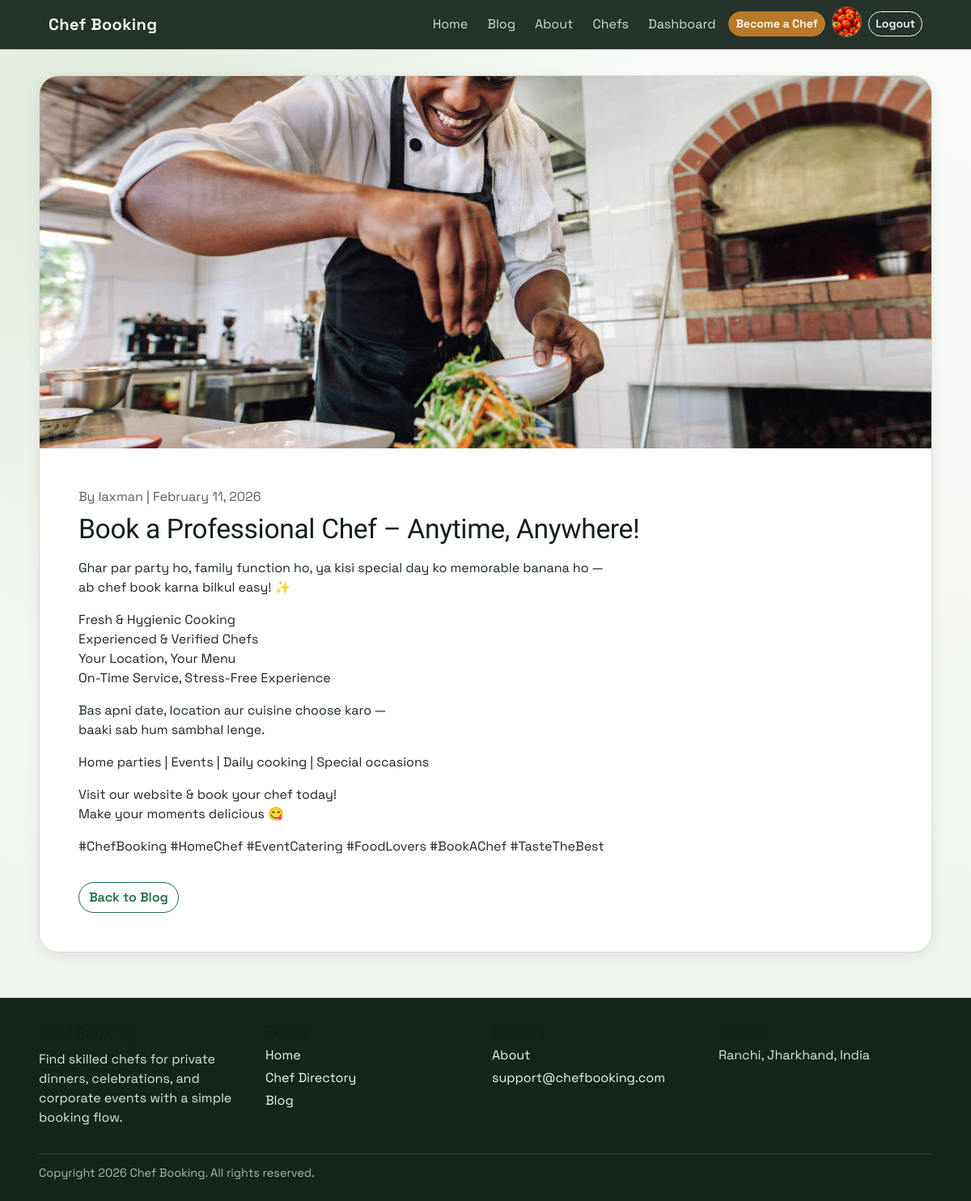
Page /3/ (signed in) on the committed database.
### accounts/models.py (models this page shows, shortened)
class Profile(models.Model):
    user = models.OneToOneField(settings.AUTH_USER_MODEL, on_delete=models.CASCADE)
    name = models.CharField(max_length=100)
    email = models.EmailField()
    mobile_number = models.CharField(max_length=15, blank=True, null=True)
    location = models.CharField(max_length=255, blank=True)
    education = models.CharField(max_length=255, blank=True)
    experience = models.IntegerField(default=0)
    speciality = models.TextField(blank=True)
    bio = models.TextField(blank=True)
    dishes = models.CharField(max_length=255, default="Not specified")
    profile_image = models.ImageField(upload_to=user_directory_path, blank=True, null=True)

### booking/models.py (models this page shows, shortened)
class BlogPost(models.Model):
    title = models.CharField(max_length=200)
    image = models.ImageField(upload_to="blog_images/")
    content = models.TextField()
    author = models.ForeignKey(User, on_delete=models.CASCADE)
    created_at = models.DateTimeField(auto_now_add=True)
    is_published = models.BooleanField(default=True, db_index=True)

### booking/views.py (the view)
# urls.py: path('<int:pk>/', booking_views.blog_detail, name='blog_detail'),
def blog_detail(request, pk):
    post = get_object_or_404(
        BlogPost.objects.select_related("author").filter(is_published=True),
        pk=pk,
    )
    return render(request, "booking/blog_detail.html", {"post": post})

### booking/context_processors.py (called while the page is built)
def chef_context(request):
    chef = None
    profile = None
    is_admin_user = False
    if request.user.is_authenticated:
        chef = Chef.objects.filter(user=request.user).first()
        profile = getattr(request.user, "profile", None)
        is_admin_user = request.user.is_superuser
    return {"chef": chef, "user_profile": profile, "is_admin_user": is_admin_user}

### booking/templates/booking/blog_detail.html (shortened to what this page needs)
{% extends "base.html" %}
{% load static %}
{% block content %}
<article class="page-card overflow-hidden">
  {% if post.image %}
  <img src="{{ post.image.url }}" alt="{{ post.title }}" style="width:100%; max-height:460px; object-fit:cover;" decoding="async" />
  {% else %}
  <img src="{% static 'images/default.webp' %}" alt="Blog image" style="width:100%; max-height:380px; object-fit:cover;" decoding="async" />
  {% endif %}
  <div class="p-4 p-lg-5">
    <p class="text-muted mb-2">By {{ post.author.username }} | {{ post.created_at|date:"F d, Y" }}</p>
    <h1 class="section-title">{{ post.title }}</h1>
    <div class="mt-3">{{ post.content|linebreaks }}</div>
    <a href="{% url 'blog_list' %}" class="btn btn-outline-primary mt-3">Back to Blog</a>
  </div>
</article>
{% endblock %}

### templates/base.html (shortened to what this page needs)
{% load static %}
<!DOCTYPE html>
<html lang="en">
  <head>
    <link href="https://cdn.jsdelivr.net/npm/bootstrap@5.3.3/dist/css/bootstrap.min.css" rel="stylesheet" />
    <link href="{% static 'css/site.css' %}" rel="stylesheet" />
  </head>
  <body>
    <div class="site-shell">
      <nav class="navbar navbar-expand-lg navbar-dark top-nav">
        <div class="container-fluid" style="width:min(1120px, 92vw);">
          <a class="navbar-brand" href="{% url 'home' %}">Chef Booking</a>
          <div class="d-none d-lg-flex ms-auto">
            <ul class="navbar-nav ms-auto align-items-center gap-2">
              <li class="nav-item">
                <a class="nav-link {% if request.resolver_match.url_name == 'home' %}active{% endif %}" href="{% url 'home' %}">Home</a>
              </li>
              <li class="nav-item">
                <a class="nav-link {% if request.resolver_match.url_name == 'blog_list' %}active{% endif %}" href="{% url 'blog_list' %}">Blog</a>
              </li>
              <li class="nav-item">
                <a class="nav-link {% if request.resolver_match.url_name == 'about' %}active{% endif %}" href="{% url 'about' %}">About</a>
              </li>
              {% if user.is_authenticated %}
              <li class="nav-item">
                <a class="nav-link {% if request.resolver_match.url_name == 'chef_list' %}active{% endif %}" href="{% url 'chef_list' %}">Chefs</a>
              </li>
              <li class="nav-item">
                <a class="nav-link {% if request.resolver_match.url_name == 'dashboard' %}active{% endif %}" href="{% url 'dashboard' %}">Dashboard</a>
              </li>
              {% if not chef %}
              <li class="nav-item">
                <a class="btn btn-sm btn-accent" href="{% url 'become_chef' %}">Become a Chef</a>
              </li>
              {% endif %}
              <li class="nav-item">
                <a class="avatar-btn" href="{% url 'profile_detail' request.user.username %}" aria-label="Profile">
                  {% if user_profile and user_profile.profile_image %}
                  <img src="{{ user_profile.profile_image.url }}" alt="{{ user.username }} profile" loading="lazy" />
                  {% else %}
                  <img src="{% static 'images/default-chef.jpg' %}" alt="Default profile" loading="lazy" />
                  {% endif %}
                </a>
              </li>
              <li class="nav-item">
                <form method="post" action="{% url 'logout' %}" class="d-inline">
                  <button type="submit" class="btn btn-sm btn-outline-light">Logout</button>
                </form>
              </li>
              {% endif %}
            </ul>
          </div>
        </div>
      </nav>
      <main class="site-main">
        {% block content %}{% endblock %}
      </main>
      <footer class="site-footer">
        <div class="footer-grid">
          <div>
            <h5>Chef Booking</h5>
            <p class="mb-0">Find skilled chefs for private dinners, celebrations, and corporate events with a simple booking flow.</p>
          </div>
          <div>
            <h6>Explore</h6>
            <p class="mb-1"><a href="{% url 'home' %}">Home</a></p>
            <p class="mb-1"><a href="{% url 'chef_list' %}">Chef Directory</a></p>
            <p class="mb-0"><a href="{% url 'blog_list' %}">Blog</a></p>
          </div>
          <div>
            <h6>Company</h6>
            <p class="mb-1"><a href="{% url 'about' %}">About</a></p>
            <p class="mb-0"><a href="mailto:support@chefbooking.com">support@chefbooking.com</a></p>
          </div>
          <div>
            <h6>Location</h6>
            <p class="mb-0">Ranchi, Jharkhand, India</p>
          </div>
        </div>
        <div class="footer-meta">Copyright <span id="currentYear"></span> Chef Booking. All rights reserved.</div>
      </footer>
    </div>
  </body>
</html>

### static/css/site.css (style rules this page uses)
:root { --bg: #f5f7f3; --surface: #ffffff; --surface-muted: #eef2ea; --text: #1b2720; --text-muted: #4b5d50; --primary: #1f6f43; --primary-strong: #165233; --accent: #b87a2a; --border: #d7ded5; --danger: #a53838; --radius-sm: 10px; --radius-md: 16px; --radius-lg: 24px; --shadow-sm: 0 4px 16px rgba(22, 38, 28, 0.08); --shadow-md: 0 12px 36px rgba(22, 38, 28, 0.13); }
* { box-sizing: border-box; }
html, body { margin: 0; padding: 0; }
body { font-family: "Space Grotesk", "Segoe UI", sans-serif; color: var(--text); background: radial-gradient(circle at 10% 10%, #dfeadb 0%, rgba(223, 234, 219, 0) 40%), linear-gradient(180deg, #f9fbf8 0%, #eef3ec 100%); min-height: 100vh; }
h1, h2, h3, h4, h5, h6 { font-family: "Sora", "Segoe UI", sans-serif; letter-spacing: -0.01em; margin-top: 0; color: #132117; }
a { color: var(--primary); }
.site-shell { min-height: 100vh; display: flex; flex-direction: column; }
.site-main { flex: 1; width: min(1120px, 92vw); margin: 2rem auto 3.5rem; }
.top-nav { position: sticky; top: 0; z-index: 1030; background: rgba(15, 29, 20, 0.9); backdrop-filter: blur(10px); border-bottom: 1px solid rgba(255, 255, 255, 0.1); }
.top-nav .navbar-brand { font-weight: 700; letter-spacing: 0.02em; color: #f1f8f2; }
.top-nav .nav-link { color: rgba(243, 250, 244, 0.85); border-radius: var(--radius-sm); padding: 0.45rem 0.75rem; transition: background-color 160ms ease, color 160ms ease; }
.top-nav .btn { border-radius: 999px; }
.avatar-btn { display: inline-flex; align-items: center; justify-content: center; width: 2.35rem; height: 2.35rem; border-radius: 999px; overflow: hidden; border: 1px solid rgba(255, 255, 255, 0.25); }
.avatar-btn img { width: 100%; height: 100%; object-fit: cover; }
.page-card { background: var(--surface); border: 1px solid var(--border); border-radius: var(--radius-lg); box-shadow: var(--shadow-sm); }
.section-title { font-size: clamp(1.45rem, 3vw, 2.1rem); margin-bottom: 0.5rem; }
.btn { border-radius: 999px; font-weight: 600; }
.btn-outline-primary { color: var(--primary); border-color: var(--primary); }
.btn-accent { color: #fff; background: var(--accent); border: 1px solid var(--accent); }
.site-footer { background: #14261a; color: #dce7df; margin-top: auto; }
.site-footer a { color: #eef7f1; text-decoration: none; }
.footer-grid { width: min(1120px, 92vw); margin: 0 auto; padding: 2rem 0; display: grid; gap: 1rem; grid-template-columns: repeat(auto-fit, minmax(200px, 1fr)); }
.footer-meta { width: min(1120px, 92vw); margin: 0 auto; padding: 0.8rem 0 1.5rem; border-top: 1px solid rgba(255, 255, 255, 0.14); color: #a8bbb0; font-size: 0.9rem; }

### rows in the picture
Profile: profile_image (picture)
BlogPost: image (picture), author.username "laxman", created_at "February 11, 2026", title "Book a Professional Chef – Anytime, Anywhere!", content "Ghar par party ho, family function ho, ya kisi special day ko memorable banana ho — ab chef book karna bilkul easy! ✨ Fresh & Hygienic Cooking Experienced & Verified Chefs Your Location, Your Menu On-Time Service, Stress-Free Experience Bas apni date, location aur cuisine choose karo — baaki sab hum sambhal lenge. Home parties | Events | Daily cooking | Special occasions Visit our website & book your chef today! Make your moments delicious 😋 #ChefBooking #HomeChef #EventCatering #FoodLovers #BookAChef #TasteTheBest"
